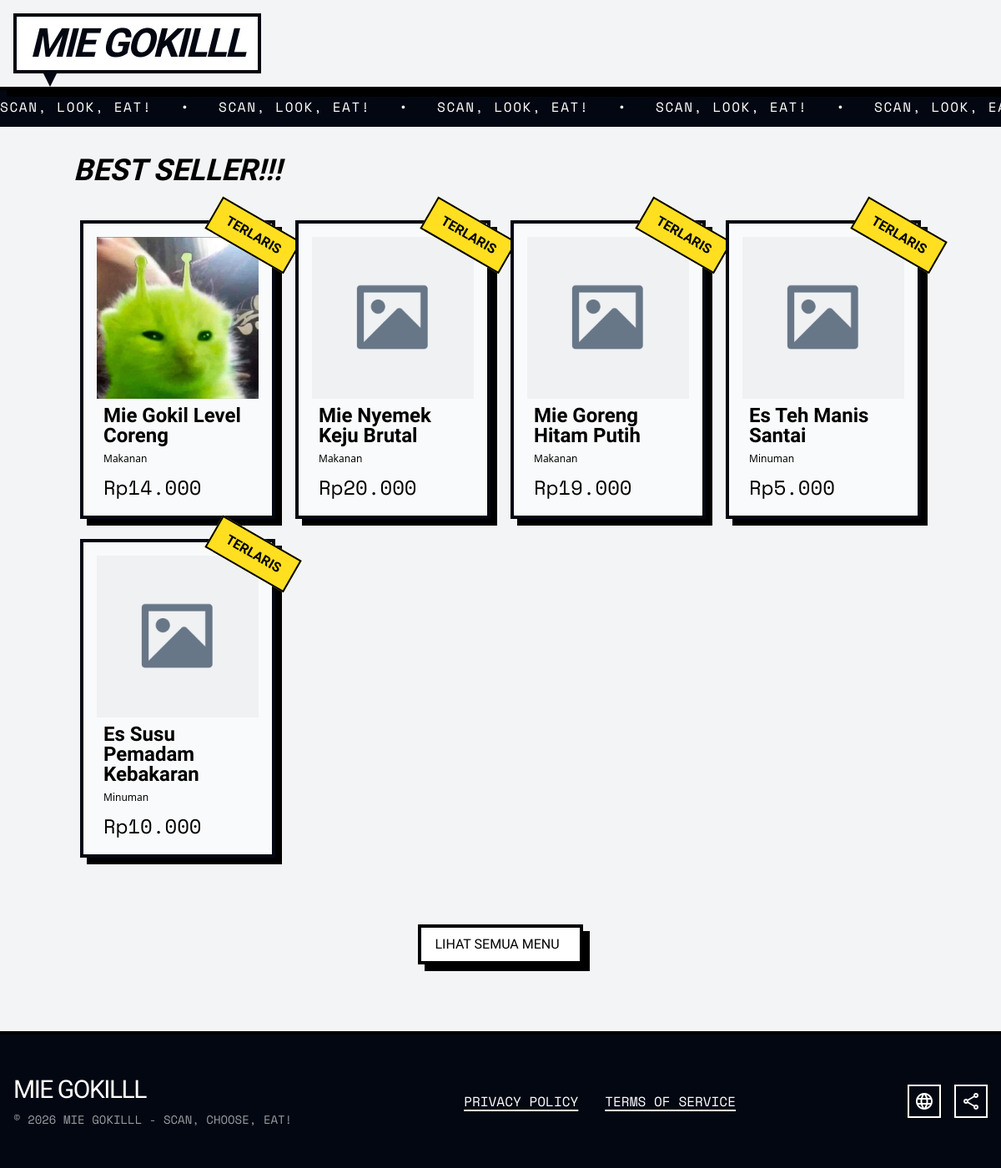
The page / on the database its author committed.
### tables this page shows
CREATE TABLE `menu` (
  `id` int NOT NULL,
  `nama_menu` varchar(100) NOT NULL,
  `harga` int NOT NULL,
  `kategori` enum('makanan','minuman','cemilan') NOT NULL,
  `deskripsi` text,
  `foto` varchar(255) NOT NULL,
  `tersedia` tinyint(1) NOT NULL DEFAULT '1',
  `terlaris` tinyint(1) NOT NULL DEFAULT '0',
  `created_at` timestamp NULL DEFAULT CURRENT_TIMESTAMP
);

### services/domain.php (called while the page is built)
<?php $domain = "/mie-gokilll/"; ?>

### index.php (the view, shortened to what this page needs)
<?php
include './config/koneksi.php';
include './services/domain.php';
$stmt = $conn->prepare("
    SELECT *
    FROM menu
    WHERE terlaris = 1
    ORDER BY created_at DESC
    LIMIT 5
");
$stmt->execute();
$bestSellerMenus = $stmt->get_result();
?>
<!DOCTYPE html>
<html lang="en">
<head>
    <link rel="stylesheet" href="src/css/style.css">
    <link href="https://cdn.boxicons.com/3.0.8/fonts/basic/boxicons.min.css" rel="stylesheet">
    <link href="https://cdn.boxicons.com/3.0.8/fonts/filled/boxicons-filled.min.css" rel="stylesheet">
    <link href="https://cdn.boxicons.com/3.0.8/fonts/brands/boxicons-brands.min.css" rel="stylesheet">
</head>
<body class="bg-gray-100 overflow-x-hidden">
    <?php include './includes/guest/header.php' ?>
    <section class="px-20 py-8 mb-8 max-md:p-4 space-y-6">
        <h2 class="flex items-center text-4xl gap-2"><i class="bxf bx-star"></i><span class="font-semibold font-bricolage italic">BEST SELLER!!!</span></h2>
        <div class="grid grid-cols-4 max-md:grid-cols-2 w-full p-4 max-md:p-0 gap-6">
            <?php if($bestSellerMenus->num_rows > 0): ?>
                <?php while ($menu = $bestSellerMenus->fetch_assoc()): ?>
                <a href="<?= './menu/detail.php?id=' . $menu['id'] ?>">
                    <div class="relative h-full p-4 border-4 border-gray-950 bg-gray-50 shadow-[8px_8px_0px_#000]  hover:translate-x-1 hover:translate-y-1 hover:shadow-none transition-all">
                                <div class="w-full aspect-square overflow-hidden shrink-0">
                                    <img class="w-full h-full object-cover" src="<?= $menu['foto'] ? $domain . 'uploads/' . $menu['foto'] : $domain . 'src/img/placeholder-image.png' ?>" alt="<?= $menu['nama_menu'] ?>">
                                </div>
                                <div class="p-2 space-y-4">
                                    <div class="space-y-2">
                                        <h3 class="font-bricolage font-semibold text-2xl max-md:text-lg leading-6"><?= $menu['nama_menu'] ?></h3>
                                        <p class="text-xs"><?= ucfirst($menu['kategori']) ?></p>
                                    </div>
                                    <p class="font-space-mono text-2xl max-md:text-lg leading-5">Rp<?= number_format($menu['harga'], 0, ',', '.') ?></p>
                                </div>
                                <div class="absolute font-bold border-2 border-black bg-yellow-300 rotate-30 max-md:rotate-0 -top-2 max-md:-top-4 -right-8 max-md:right-1/2 max-md:translate-x-1/2 px-4 py-2 max-md:px-3 max-md:py-1 max-md:text-sm font-bricolage">
                                    TERLARIS
                                </div>
                    </div>
                </a>
                 <?php endwhile; ?>
             <?php endif ?>
        </div>
    </section>
    <a href="./menu/" class="mx-auto block w-fit h-fit bg-white border-4 border-black shadow-[8px_8px_0px_#000] px-4 py-2">
        <div class="flex items-center gap-2 font-bricolage">
            <p>LIHAT SEMUA MENU</p>
        </div>
    </a>
    <?php include './includes/guest/footer.php' ?>
</body>
</html>

### rows shown on the page
menu: foto (picture), nama_menu "Mie Gokil Level Coreng", kategori "Makanan", harga "14.000"
menu: nama_menu "Mie Nyemek Keju Brutal", kategori "Makanan", harga "20.000"
menu: nama_menu "Mie Goreng Hitam Putih", kategori "Makanan", harga "19.000"
menu: nama_menu "Es Teh Manis Santai", kategori "Minuman", harga "5.000"
menu: nama_menu "Es Susu Pemadam Kebakaran", kategori "Minuman", harga "10.000"
